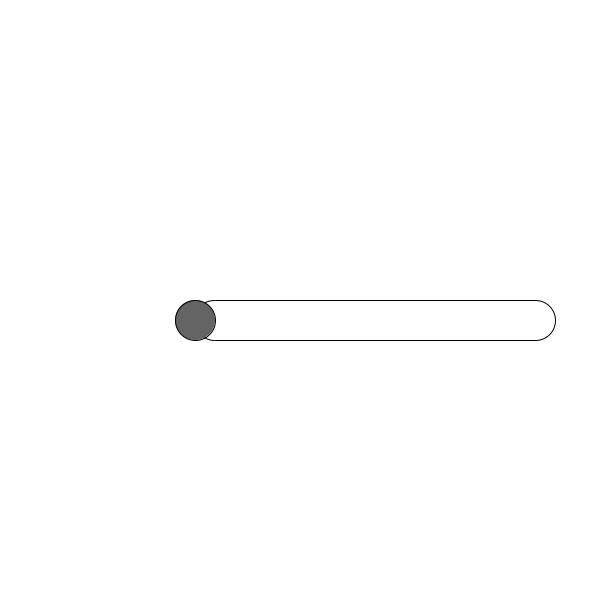
Frame 1 (no input)
Frame 60 (the mouse pressed at the canvas centre just before this capture): identical to frame 1, image omitted
Frame 120 (the mouse held since frame 60 and released just before this capture): identical to frame 1, image omitted

The Processing sketch that drew this single still picture (run headless with seeded random() and noise(); from frame 60 on, the mouse is pressed at the canvas centre):

// Processing sketch: sketch_171031a
// ── sketch_171031a.pde
Slider slider;


void setup(){
  
  size(600, 600);
  
  
  slider = new Slider(175,300,400,40);

  
  
}

void draw(){
  
  
  background(255);
  slider.render();

  
}
// ── Half_Circle.pde
class Half_Circle{
  
  int x;
  int y;
  int w;
  int h;
  float rad;
  
  Half_Circle(int x, int y, int w, int h, float deg){
    this.x = x;
    this.y = y;
    this.w = w;
    this.h = h;
    rad = radians(deg);
  }
  
  void render(){
    stroke(0);
    fill(255);
    ellipseMode(CENTER);
    
    pushMatrix();
    
    translate(x, y);
    rotate(rad);
    translate(-w/2, -h/2);
    arc(0, 0, w, h, -HALF_PI, HALF_PI);
    
    popMatrix();
  }
  
  
  
}
// ── Handle.pde
class Handle{
  
  int x;
  int y;
  int d;
  int c = 100;
  int mx;
  int my;
  int prevmx;
  int prevmy;
  
  
  boolean isInside;
  boolean firstTime;
  boolean isHolding;
  
  
  Handle(int x, int y, int d){
    
    this.x = x;
    this.y = y;
    this.d = d;

  }
  
  void setup(){
    
  }
  
  void draw(){
    
  }
  
  void render(){

    fill(c);
    stroke(0);
    ellipseMode(CENTER);
    
    pushMatrix();
    
    translate(20, d/2);
    ellipse(x, y, d, d);
    
    popMatrix();
    

  }
  
  void check(){
    mx = mouseX;
    my = mouseY;
    

    
    if (mx > x+10 & mx < x+d+10 & my > y & my < y+d){
      isInside = true;
      c += 50;
    }else{
      isInside = false;
    }

    prevmx = mx;
    prevmy = my;
    

  }
  
  void mouseDragged(){
    if(mouseButton == LEFT){
      if(!isHolding){
        if(isInside){
          x += prevmx - mx;
          isHolding = true;
        }
      }else{
         x += prevmx - mx;
         isHolding = true;
      }
    }

  }
  
  void mousePressed(){
    
    if(!(mouseButton == LEFT)){
      
      isHolding = false;
      
    }
    
  }
}
// ── MiddleBar.pde
class MiddleBar{
  
  int x;
  int y;
  int w;
  int h;
  
  MiddleBar(int x, int y, int w, int h){
    
    this.x = x;
    this.y = y;
    this.w = w;
    this.h = h;
    
  }
  
  void render(){
    stroke(0);
    line(x, y, x+w, y);
    line(x, y+h, x+w, y+h);
    
  }
  
}
// ── SlideBar.pde
Half_Circle hcleft;
Half_Circle hcright;
MiddleBar middlebar;

class SlideBar{
  
  int x;
  int y;
  int w;
  int h;
  //circle to bar ratio
  int ctbr;
  
  SlideBar(int x, int y, int w, int h){
    
    this.x = x;
    this.y = y;
    this.w = w;
    this.h = h;
    ctbr = w/10;
    
    
  }
  
  
  void render(){
    
    hcleft = new Half_Circle(x+ctbr/2, y, ctbr, h, 180);
    hcright = new Half_Circle(x + w-ctbr/2 , y+h, ctbr, h, 0);
    middlebar = new MiddleBar(x + ctbr, y, w - 2*ctbr, h);
    
    
    hcleft.render();
    hcright.render();
    middlebar.render();
    
  }
  
}
// ── Slider.pde
SlideBar slidebar;
Handle handle;

class Slider{
  
  int x;
  int y;
  int w;
  int h;
  
  Slider(int x, int y, int w, int h){
    
    this.x = x;
    this.y = y;
    this.w = w;
    this.h = h;

  }
  
  void render(){
    slidebar = new SlideBar(x, y, w, h);
    handle = new Handle(x, y, h);
    
    slidebar.render();
    handle.check();
    handle.render();
  }
  
  
}
